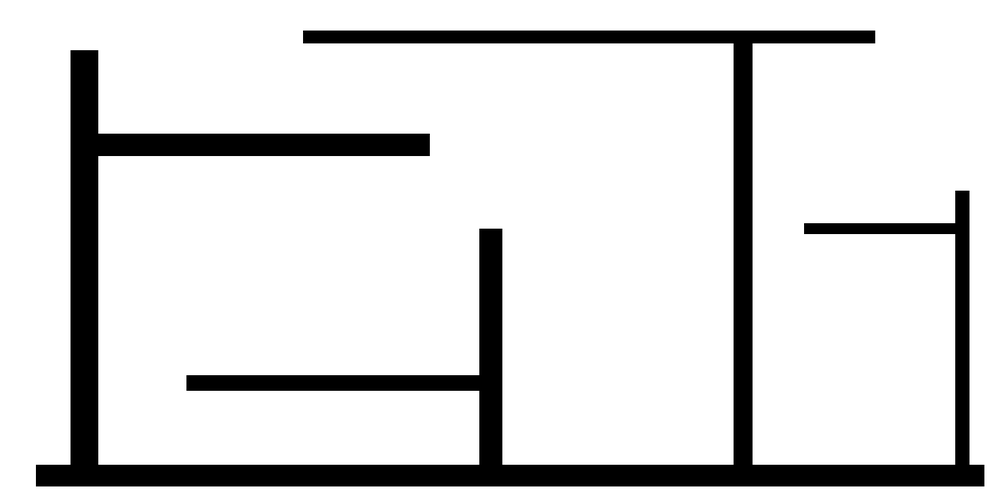
#> input picture map_reader/testfile2.png, 1000 x 498 px, shrunk from 1475 x 734 before the run
$ python rayTraceClean.py
#> lines starting #> are read from the running program, lines starting #| are printed output that depends on the picture; after the words box and inside, x2 and y2 are one past the last pixel; in counts of white or black regions, pixels touching at a corner belong together
import cv2
import numpy as np
filename = input("Type the file path of the desired map (.png only!): ")
#> the answer given: testfile2.png
img = cv2.imread(filename)
#> img is the input picture: shape (498, 1000, 3); min 0, max 255, mean 218.9
height, width, channel = img.shape #height and width of the image are necessary values
#> height = 498; width = 1000; channel = 3

def polygon(x, y): #this function uses ray-casting to  determine if point (x,y) is within an obstacle
    counter = 0
    for i in range(x,width-1):
        colour = (img.item(y, i, 0), img.item(y, i, 1), img.item(y, i, 2)) #keeps track of the current pixel colour
        if (img.item(y, i+1, 0), img.item(y, i+1, 1), img.item(y, i+1, 2)) != colour: #if the next pixel is of a different colour, an edge has been met
          counter += 1 #keeps track of how many edges have been met

    #the parity of the counter determines whether point (x,y) is within an obstacle
    if counter % 2 == 0: #if even, point (x, y) is not in any obstacles
        return False
    elif counter % 2 != 0: #if odd, it is
        return True

coordinate_dictionary = {}
coordinate_list = []
counter = 0
for i in range(0,width+1,12): #these are columns
    for j in range(0,height+1,12): #these are rows
        if polygon(i,j) == False: #if point not in obstacle:
            counter += 1 #to keep track of the number of nodes
            img[j,i] = [0,0,255] #placing a red pixel on where the nodes will be
            coordinate_list.append((i,j))
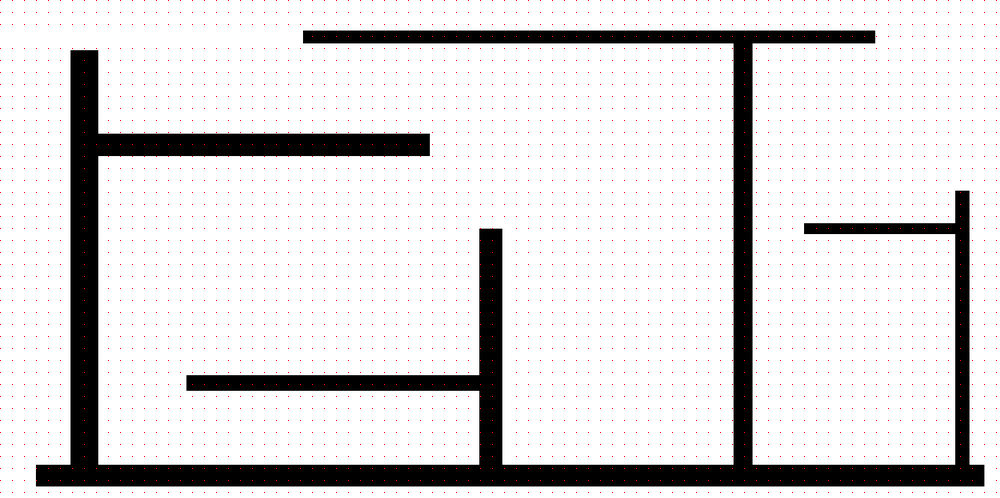
#> img: shape (498, 1000, 3); 0.69% of pixels changed, all inside (x1, y1, x2, y2) = (0, 0, 997, 493)
counter2 = 0
for i in coordinate_list:
    counter2 += 1
    coordinate_dictionary["c"+str(counter2)] = i #gives a name to every node: c1, c2...

print(coordinate_dictionary) #these are the values returned by the algorithm, used later by the Dijkstra's algorithm
#> (printed output is left out)


##UNCOMMENT THIS TO SEE A VISUAL REPRESENTATION OF THE NODES IN THE DICTIONARY
#A walkable space defined by red dots should be visible in a new window.

##cv2.imshow('Walkable Space defined by Nodes',img)
##
##if cv2.waitKey(0) & 0xff == 27:
##    cv2.destroyAllWindows()
##
##cv2.waitKey(0)
